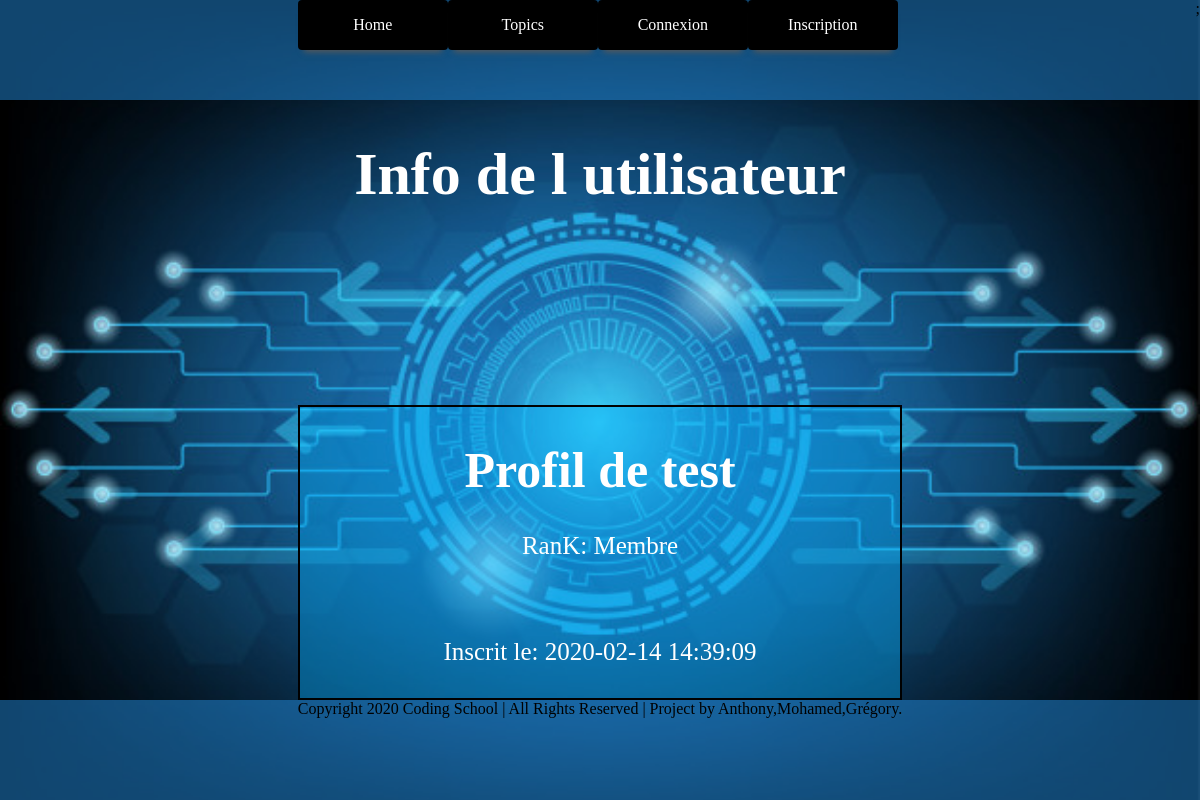
Before: /users.php?id=2 (signed in) with the older database file.
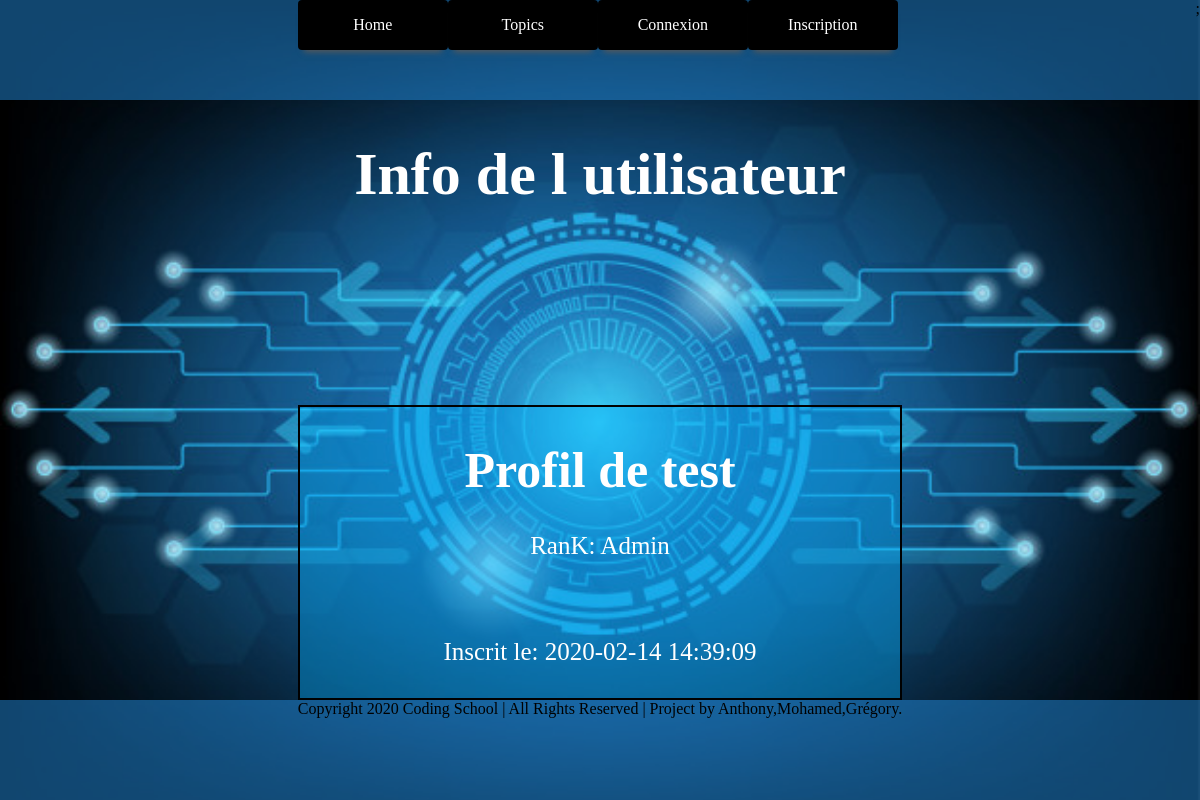
After: the same page with the newer database file.
### tables this page shows
CREATE TABLE IF NOT EXISTS `utilisateurs` (
  `id` int(11) NOT NULL AUTO_INCREMENT,
  `login` varchar(255) NOT NULL,
  `password` varchar(255) NOT NULL,
  `name` varchar(255) NOT NULL,
  `surname` varchar(255) NOT NULL,
  `rank` varchar(255) NOT NULL,
  `date` datetime NOT NULL,
  PRIMARY KEY (`id`)
);

### users.php (the view, shortened to what this page needs)
<html>
<head>
        <link rel="stylesheet" type="text/css" href="forum.css">
</head>
<body class="inscription">
  <header class="header">
    <?php include 'bar-nav.php'?>;
  </header>
  <?php
  if (isset($_SESSION['login']))
  {
    $id= $_GET['id'];
    $connexion = mysqli_connect("localhost","root","","forum");
    $requete = "SELECT * FROM utilisateurs WHERE id= $id";
    $req = mysqli_query($connexion, $requete);
    $data = mysqli_fetch_assoc($req);
  ?>
        <div id="containeruser">
          <h1 class="titre2">Info de l utilisateur</h1>
            <div class="blocuser">
                    <div id="mainuser">
                        <h1 class="titre">Profil de <?php echo $data['name'] ?></h1>
                            <p>RanK: <?php echo $data['rank']?></p><br>
                            <p>Inscrit le: <?php echo $data['date']?></p>
                </div>
             </div>
    <?php
}
         else
        {
          ?>
            <section id="notcon">
              <p id="pascopro">Veuillez vous connecter pour accéder à votre page !</p>
            </section>
        <?php
        }
?>
           <footer class="footer">
              <aside> Copyright 2020 Coding School | All Rights Reserved | Project by Anthony,Mohamed,Grégory. </aside>
            </footer>
    </body>
</html>

### bar-nav.php (shortened to what this page needs)
  <?php
    if (isset($_SESSION['login'])==false)
    {
    ?>
  <nav class="menu">
  <ol>
    <li class="menu-item"><a href="index.php">Home</a></li>
    <li class="menu-item"><a href="topic.php">Topics</a></li>
    <li class="menu-item"><a href="connexion.php">Connexion</a></li>
    <li class="menu-item"><a href="inscription.php">Inscription</a></li>
  </ol>
</nav>
     <?php
    }
    ?>

### forum.css (style rules this page uses)
.blocuser { display: flex; justify-content: center; }
#mainuser { text-align: center; width: 50%; height: 291px; background-color: #03a9f463; border: solid black 2px; font-size: 25px; margin-top: 13%; color: #ffffff; }
#containeruser { display: flex; flex-direction: column; justify-content: center; width: 100%; }
.inscription { background-image: url('img/fondtopic.jpg'); background-repeat: no-repeat; background-size: cover; margin: 0px; padding: 0px; width: 100%; display: flex; flex-direction: column; justify-content: center; align-items: center; }
.header { display: flex; flex-direction: row; justify-content: center; width: 100%; height: 100px; background-color:#238bde80; }
.footer { display: flex; flex-direction: row; justify-content: center; width: 100%; height: 100px; background-color:#238bde80; }
a { text-align:center; text-decoration:none; }
ol { margin:0;padding:0;list-style-type:none }
.menu { width:100%; display:block; position:relative; z-index: 60; }
.menu > ol:first-child { width:100%; display:flex; position:relative; flex-flow:row wrap; justify-content:center }
.menu-item, .menu-itemc { width:150px; position:relative; perspective:100%; cursor:pointer }
.menu-item a, .menu-itemc a { width:100%; padding:16px 0; display:block; position:relative; color:#fff; border-radius:4px; transition:all .5s ease; transform-style:preserve-3d }
.menu-item a:before, .menu-itemc a:before { width:100%; padding:16px 0; display:block; position:absolute; color:#000; border-radius:4px; }
.menu > ol:first-child > .menu-item { display:block }
.menu > ol:first-child > .menu-item > a { background:#000;box-shadow:0 8px 6px -6px #595959 }
.menu > ol:first-child > .menu-item > a:before { background:white;bottom:90%;transform:rotateX(-90deg) translate3d(0,0,75px) }
.menu > ol:first-child > .menu-item:nth-of-type(1) > a:before { content:"Home" }
.menu > ol:first-child > .menu-item:nth-of-type(2) > a:before { content:"Topics" }
.menu > ol:first-child > .menu-item:nth-of-type(3) > a:before { content:"Connexion" }
.menu > ol:first-child > .menu-item:nth-of-type(4) > a:before { content:"Inscription" }
.titre { color: white; }
.titre2 { color: white; font-size: 60px; text-align: center; }

Changed rows visible on the page:
changed utilisateurs "test": rank "Membre" → "Admin"
